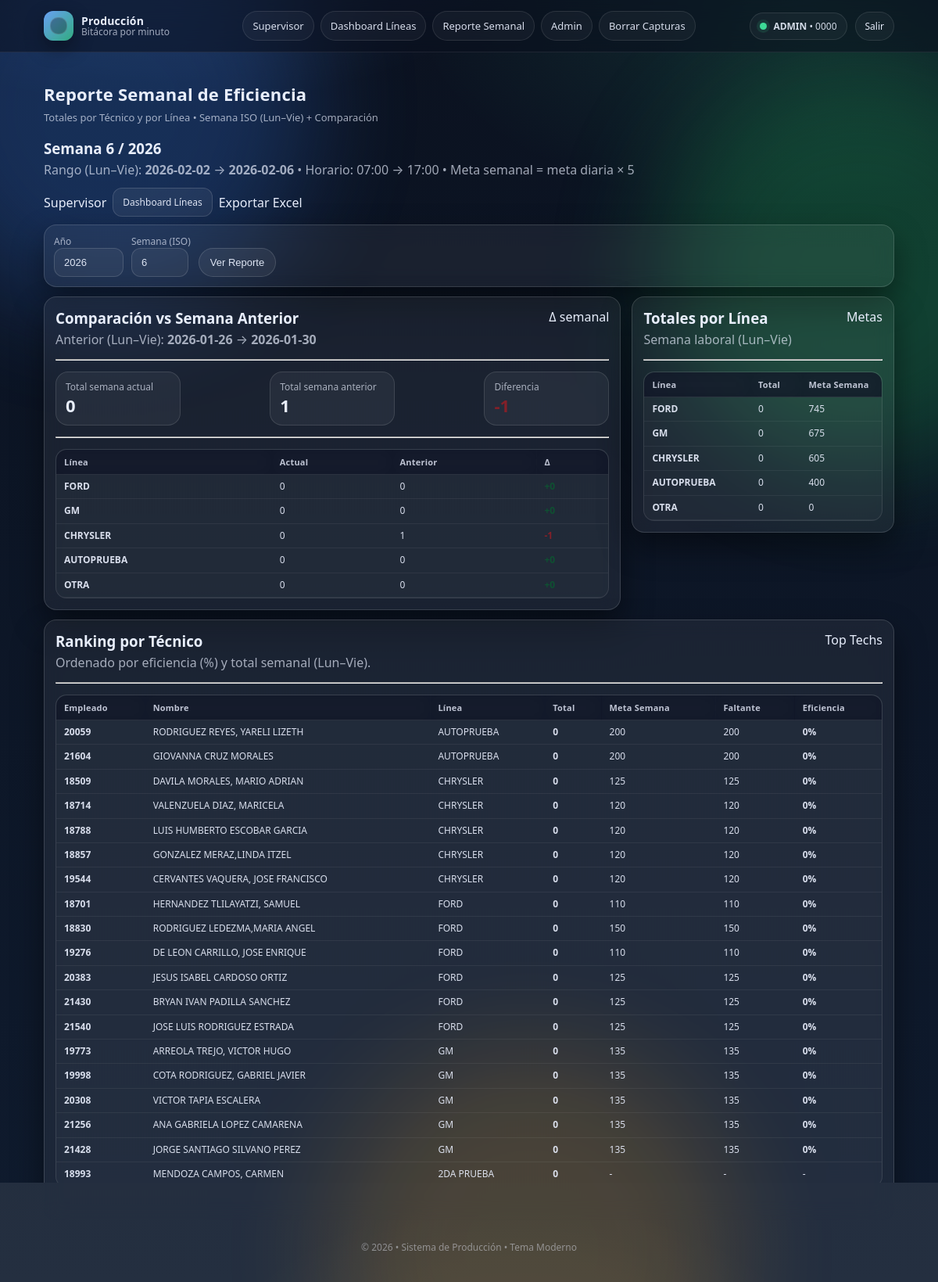
The page /weekly_report (signed in) on the database its author committed.
### tables this page shows
CREATE TABLE users (
            id INTEGER PRIMARY KEY AUTOINCREMENT,
            employee_no TEXT UNIQUE NOT NULL,
            name TEXT NOT NULL,
            role TEXT NOT NULL CHECK(role IN ('technician','supervisor','admin')),
            pin_hash TEXT NOT NULL,
            is_active INTEGER NOT NULL DEFAULT 1,
            created_at TEXT NOT NULL
        , line TEXT NOT NULL DEFAULT '');

CREATE TABLE app_settings (
            key TEXT PRIMARY KEY,
            value TEXT NOT NULL
        );

CREATE TABLE line_goals (
            line TEXT PRIMARY KEY,
            daily_goal INTEGER NOT NULL,
            updated_at TEXT NOT NULL
        );

### HxH version de resplado del servidor/app.py (the view)
    @app.route("/weekly_report", methods=["GET"])
    def weekly_report():
        user = require_login_role("supervisor", "admin")
        if not user:
            return redirect(url_for("login"))
        schedule = get_capture_window()
        start_str, end_str = schedule.start_str, schedule.end_str
        year, week, week_start, week_end = parse_year_week_request()
        workdays_per_week = 5
        techs = get_active_techs()
        totals_emp_map = get_week_totals_emp_map(week_start, week_end, start_str, end_str)  # GOOD+FIX
        tech_goal_map = get_tech_goals_map()
        totals_line_map = get_week_totals_line_map(week_start, week_end, start_str, end_str)  # GOOD+FIX
        line_goal_map = get_line_goals_map()
        tech_rows = []
        for t in techs:
            emp = t["employee_no"]
            name = t["name"]
            line = (t["line"] or "SIN ASIGNAR").upper()
            total = totals_emp_map.get(emp, 0)
            daily_goal = tech_goal_map.get(emp)
            weekly_goal = None if daily_goal is None else daily_goal * workdays_per_week
            remaining = None if weekly_goal is None else max(0, weekly_goal - total)
            eff = None
            if weekly_goal is not None and weekly_goal > 0:
                eff = round((total * 100) / weekly_goal)
            tech_rows.append({
                "employee_no": emp,
                "name": name,
                "line": line,
                "total": total,
                "weekly_goal": weekly_goal,
                "remaining": remaining,
                "eff": eff,
            })
        line_rows = []
        for ln in LINES:
            ln2 = (ln or "").upper()
            total = totals_line_map.get(ln2, 0)
            daily_goal = line_goal_map.get(ln2)
            weekly_goal = None if daily_goal is None else daily_goal * workdays_per_week
            remaining = None if weekly_goal is None else max(0, weekly_goal - total)
            eff = None
            if weekly_goal is not None and weekly_goal > 0:
                eff = round((total * 100) / weekly_goal)
            line_rows.append({
                "line": ln2,
                "total": total,
                "weekly_goal": weekly_goal,
                "remaining": remaining,
                "eff": eff
            })
        tech_rows.sort(key=lambda x: (x["eff"] if x["eff"] is not None else -1, x["total"]), reverse=True)
        prev_start = week_start - timedelta(days=7)
        prev_end = prev_start + timedelta(days=4)  # Lunes–Viernes
        prev_emp_map = get_week_totals_emp_map(prev_start, prev_end, start_str, end_str)
        prev_line_map = get_week_totals_line_map(prev_start, prev_end, start_str, end_str)
        current_total_all = sum([r["total"] for r in tech_rows])
        prev_total_all = sum(prev_emp_map.values())
        delta_total_all = current_total_all - prev_total_all
        compare_lines = []
        for ln in LINES:
            ln2 = (ln or "").upper()
            curr = totals_line_map.get(ln2, 0)
            prevv = prev_line_map.get(ln2, 0)
            compare_lines.append({
                "line": ln2,
                "current": curr,
                "previous": prevv,
                "delta": curr - prevv
            })
        compare_lines.sort(key=lambda x: x["current"], reverse=True)
        return render_template(
            "weekly_report.html",
            user=user,
            year=year,
            week=week,
            week_start=week_start,
            week_end=week_end,
            schedule_start=start_str,
            schedule_end=end_str,
            workdays_per_week=workdays_per_week,
            tech_rows=tech_rows,
            line_rows=line_rows,
            prev_start=prev_start,
            prev_end=prev_end,
            prev_total_all=prev_total_all,
            current_total_all=current_total_all,
            delta_total_all=delta_total_all,
            compare_lines=compare_lines,
        )

### HxH version de resplado del servidor/app.py (called while the page is built)
def db_connect() -> sqlite3.Connection:
    conn = sqlite3.connect(DB_FILE)
    conn.row_factory = sqlite3.Row
    return conn

def get_setting(key: str, default: str) -> str:
    with db() as conn:
        cur = conn.cursor()
        cur.execute("SELECT value FROM app_settings WHERE key = ?", (key,))
        row = cur.fetchone()
        return row["value"] if row else default

def parse_time_hhmm(t: str) -> Optional[Tuple[int, int]]:
    try:
        t = (t or "").strip()
        hh, mm = t.split(":")
        h = int(hh)
        m = int(mm)
        if 0 <= h <= 23 and 0 <= m <= 59:
            return h, m
    except Exception:
        return None
    return None

def get_capture_window() -> CaptureWindow:
    start_str = get_setting("start_time", DEFAULT_START_TIME)
    end_str = get_setting("end_time", DEFAULT_END_TIME)
    grace_str = get_setting("grace_minutes", str(DEFAULT_GRACE_MINUTES))
    st = parse_time_hhmm(start_str) or parse_time_hhmm(DEFAULT_START_TIME)
    et = parse_time_hhmm(end_str) or parse_time_hhmm(DEFAULT_END_TIME)
    grace = parse_nonneg_int(grace_str)
    if grace is None:
        grace = DEFAULT_GRACE_MINUTES
    grace = min(300, grace)
    return CaptureWindow(
        start_str=start_str,
        end_str=end_str,
        grace_minutes=grace,
        start_h=st[0],
        start_m=st[1],
        end_h=et[0],
        end_m=et[1],
    )

def get_user_by_employee(employee_no: str):
    with db() as conn:
        cur = conn.cursor()
        cur.execute("SELECT * FROM users WHERE employee_no = ?", (employee_no,))
        return cur.fetchone()

def current_user():
    emp = session.get("employee_no")
    if not emp:
        return None
    return get_user_by_employee(emp)

def require_login_role(*roles):
    user = current_user()
    if not user or user["is_active"] != 1:
        return None
    if roles and user["role"] not in roles:
        flash("No tienes permisos para esa sección.", "err")
        return None
    return user

def parse_nonneg_int(x) -> Optional[int]:
    try:
        s = str(x).strip()
        if s == "":
            return None
        v = int(s)
        return v if v >= 0 else None
    except Exception:
        return None

def get_active_techs():
    with db() as conn:
        cur = conn.cursor()
        cur.execute("""
            SELECT employee_no, name, line
            FROM users
            WHERE role='technician' AND is_active=1
            ORDER BY UPPER(line), employee_no
        """)
        return cur.fetchall()

### HxH version de resplado del servidor/templates/weekly_report.html (shortened to what this page needs)
{% extends "base.html" %}
{% set title = "Reporte Semanal de Eficiencia" %}
{% set subtitle = "Totales por Técnico y por Línea • Semana ISO (Lun–Vie) + Comparación" %}
{% block content %}
<div class="row" style="justify-content:space-between; align-items:flex-end; margin-bottom:10px;">
  <div>
    <h3 style="margin:0;">Semana {{ week }} / {{ year }}</h3>
    <div class="muted" style="margin-top:4px;">
      Rango (Lun–Vie): <b>{{ week_start }}</b> → <b>{{ week_end }}</b>
      • Horario: {{ schedule_start }} → {{ schedule_end }}
      • Meta semanal = meta diaria × {{ workdays_per_week }}
    </div>
  </div>
  <div class="row" style="gap:8px;">
    <a class="linkbtn" href="{{ url_for('supervisor') }}">Supervisor</a>
    <a class="linkbtn btn2" href="{{ url_for('line_dashboard') }}">Dashboard Líneas</a>
    <a class="linkbtn" href="{{ url_for('export_weekly_excel', year=year, week=week) }}">Exportar Excel</a>
  </div>
</div>
<div class="card" style="padding:12px; margin-bottom:12px;">
  <form method="GET" class="row" style="gap:10px; align-items:flex-end;">
    <div>
      <label class="muted" style="display:block; font-size:12px;">Año</label>
      <input type="number" name="year" value="{{ year }}" min="2020" max="2100">
    </div>
    <div>
      <label class="muted" style="display:block; font-size:12px;">Semana (ISO)</label>
      <input type="number" name="week" value="{{ week }}" min="1" max="53">
    </div>
    <div>
      <button class="btn" type="submit">Ver Reporte</button>
    </div>
  </form>
</div>
<div class="grid2">
  <div class="card" style="padding:14px;">
    <div style="display:flex; justify-content:space-between; align-items:flex-start; gap:10px;">
      <div>
        <h3 style="margin:0;">Comparación vs Semana Anterior</h3>
        <div class="muted" style="margin-top:4px;">
          Anterior (Lun–Vie): <b>{{ prev_start }}</b> → <b>{{ prev_end }}</b>
        </div>
      </div>
      <span class="badge">Δ semanal</span>
    </div>
    <hr class="hr">
    <div class="row" style="justify-content:space-between; gap:14px;">
      <div class="chip">
        <div class="muted" style="font-size:12px;">Total semana actual</div>
        <div style="font-size:22px; font-weight:900;">{{ current_total_all }}</div>
      </div>
      <div class="chip">
        <div class="muted" style="font-size:12px;">Total semana anterior</div>
        <div style="font-size:22px; font-weight:900;">{{ prev_total_all }}</div>
      </div>
      <div class="chip">
        <div class="muted" style="font-size:12px;">Diferencia</div>
        <div style="font-size:22px; font-weight:900;">
          {% if delta_total_all >= 0 %}
            <span style="color:#0f5132;">+{{ delta_total_all }}</span>
          {% else %}
            <span style="color:#842029;">{{ delta_total_all }}</span>
          {% endif %}
        </div>
      </div>
    </div>
    <hr class="hr">
    <div class="tablewrap">
      <table class="table compact">
        <thead>
          <tr>
            <th>Línea</th>
            <th>Actual</th>
            <th>Anterior</th>
            <th>Δ</th>
          </tr>
        </thead>
        <tbody>
          {% for r in compare_lines %}
            <tr>
              <td><b>{{ r.line }}</b></td>
              <td>{{ r.current }}</td>
              <td>{{ r.previous }}</td>
              <td>
                {% if r.delta >= 0 %}
                  <b style="color:#0f5132;">+{{ r.delta }}</b>
                {% else %}
                  <b style="color:#842029;">{{ r.delta }}</b>
                {% endif %}
              </td>
            </tr>
          {% endfor %}
        </tbody>
      </table>
    </div>
  </div>
  <div class="card" style="padding:14px;">
    <div style="display:flex; justify-content:space-between; align-items:flex-start; gap:10px;">
      <div>
        <h3 style="margin:0;">Totales por Línea</h3>
        <div class="muted" style="margin-top:4px;">Semana laboral (Lun–Vie)</div>
      </div>
      <span class="badge">Metas</span>
    </div>
    <hr class="hr">
    <div class="tablewrap">
      <table class="table compact">
        <thead>
          <tr>
            <th>Línea</th>
            <th>Total</th>
            <th>Meta Semana</th>
          </tr>
        </thead>
        <tbody>
          {% for r in line_rows %}
            <tr>
              <td><b>{{ r.line }}</b></td>
              <td>{{ r.total }}</td>
              <td>{{ r.weekly_goal if r.weekly_goal is not none else "-" }}</td>
            </tr>
          {% endfor %}
        </tbody>
      </table>
    </div>
  </div>
</div>
<div class="card" style="padding:14px; margin-top:12px;">
  <div style="display:flex; justify-content:space-between; align-items:flex-start; gap:10px;">
    <div>
      <h3 style="margin:0;">Ranking por Técnico</h3>
      <div class="muted" style="margin-top:4px;">Ordenado por eficiencia (%) y total semanal (Lun–Vie).</div>
    </div>
    <span class="badge">Top Techs</span>
  </div>
  <hr class="hr">
  <div class="tablewrap">
    <table class="table compact">
      <thead>
        <tr>
          <th>Empleado</th>
          <th>Nombre</th>
          <th>Línea</th>
          <th>Total</th>
          <th>Meta Semana</th>
          <th>Faltante</th>
          <th>Eficiencia</th>
        </tr>
      </thead>
      <tbody>
        {% for r in tech_rows %}
          <tr>
            <td><b>{{ r.employee_no }}</b></td>
            <td>{{ r.name }}</td>
            <td>{{ r.line }}</td>
            <td><b>{{ r.total }}</b></td>
            <td>{{ r.weekly_goal if r.weekly_goal is not none else "-" }}</td>
            <td>{{ r.remaining if r.remaining is not none else "-" }}</td>
            <td>
              {% if r.eff is not none %}
                {% if r.eff >= 100 %}
                  <b style="color:#0f5132;">{{ r.eff }}%</b>
                {% else %}
                  <b>{{ r.eff }}%</b>
                {% endif %}
              {% else %}
                -
              {% endif %}
            </td>
          </tr>
        {% endfor %}
      </tbody>
    </table>
  </div>
  <div class="muted small" style="margin-top:10px;">
    Nota: Este reporte considera únicamente capturas de <b>Lunes a Viernes</b> (semana laboral).
  </div>
</div>
{% endblock %}

### HxH version de resplado del servidor/templates/base.html (shortened to what this page needs)
<!DOCTYPE html>
<html lang="es">
<head>
</head>
<body>
  <div class="bg-orb orb1"></div>
  <div class="bg-orb orb2"></div>
  <div class="bg-orb orb3"></div>
  <div class="topbar">
    <div class="topbar-inner">
      <div class="brand">
        <div class="logo"></div>
        <div class="brand-title">
          <b>Producción</b>
          <span>Bitácora por minuto</span>
        </div>
      </div>
      <div class="nav">
        {% if user %}
          {% if user["role"] == "technician" %}
            <a href="{{ url_for('technician') }}">Técnico</a>
          {% elif user["role"] in ("supervisor","admin") %}
            <a href="{{ url_for('supervisor') }}">Supervisor</a>
            <a href="{{ url_for('line_dashboard') }}">Dashboard Líneas</a>
            <a href="{{ url_for('weekly_report') }}">Reporte Semanal</a>
          {% endif %}
          {% if user["role"] == "admin" %}
            <a href="{{ url_for('admin') }}">Admin</a>
            <a href="{{ url_for('admin_logs') }}">Borrar Capturas</a>
          {% endif %}
        {% endif %}
      </div>
      <div class="userbox">
        {% if user %}
          <div class="pill">
            <span class="dot"></span>
            <span><b>{{ user["name"] }}</b> • {{ user["employee_no"] }}</span>
          </div>
          <a class="logout" href="{{ url_for('logout') }}">Salir</a>
        {% else %}
          <div class="pill">
            <span class="dot" style="background: var(--warn); box-shadow: 0 0 0 4px rgba(255,204,102,.12);"></span>
            <span>Sesión no iniciada</span>
          </div>
        {% endif %}
      </div>
    </div>
  </div>
  <div class="container">
    <div class="pagehead">
      <div>
        <h1>{{ title if title else "" }}</h1>
        {% if subtitle %}
          <div class="subtitle">{{ subtitle }}</div>
        {% endif %}
      </div>
    </div>
    {% block content %}{% endblock %}
    <div class="footer">
      © {{ now().year }} • Sistema de Producción • Tema Moderno
    </div>
  </div>
</body>
</html>

### rows shown on the page
users: name "ADMIN", employee_no "0000"
app_settings: value "07:00"
app_settings: value "17:00"
line_goals: line "OTRA", current "0", previous "0", total "0", daily_goal "0"
users: employee_no "20059", name "RODRIGUEZ REYES, YARELI LIZETH", line "AUTOPRUEBA", total "0", weekly_goal "200", remaining "200", eff "0"
users: employee_no "21604", name "GIOVANNA CRUZ MORALES", line "AUTOPRUEBA", total "0", weekly_goal "200", remaining "200", eff "0"
users: employee_no "18509", name "DAVILA MORALES, MARIO ADRIAN", line "CHRYSLER", total "0", weekly_goal "125", remaining "125", eff "0"
users: employee_no "18714", name "VALENZUELA DIAZ, MARICELA", line "CHRYSLER", total "0", weekly_goal "120", remaining "120", eff "0"
users: employee_no "18788", name "LUIS HUMBERTO ESCOBAR GARCIA", line "CHRYSLER", total "0", weekly_goal "120", remaining "120", eff "0"
users: employee_no "18857", name "GONZALEZ MERAZ,LINDA ITZEL", line "CHRYSLER", total "0", weekly_goal "120", remaining "120", eff "0"
users: employee_no "19544", name "CERVANTES VAQUERA, JOSE FRANCISCO", line "CHRYSLER", total "0", weekly_goal "120", remaining "120", eff "0"
users: employee_no "18701", name "HERNANDEZ TLILAYATZI, SAMUEL", line "FORD", total "0", weekly_goal "110", remaining "110", eff "0"
users: employee_no "18830", name "RODRIGUEZ LEDEZMA,MARIA ANGEL", line "FORD", total "0", weekly_goal "150", remaining "150", eff "0"
users: employee_no "19276", name "DE LEON CARRILLO, JOSE ENRIQUE", line "FORD", total "0", weekly_goal "110", remaining "110", eff "0"
users: employee_no "20383", name "JESUS ISABEL CARDOSO ORTIZ", line "FORD", total "0", weekly_goal "125", remaining "125", eff "0"
users: employee_no "21430", name "BRYAN IVAN PADILLA SANCHEZ", line "FORD", total "0", weekly_goal "125", remaining "125", eff "0"
users: employee_no "21540", name "JOSE LUIS RODRIGUEZ ESTRADA", line "FORD", total "0", weekly_goal "125", remaining "125", eff "0"
users: employee_no "19773", name "ARREOLA TREJO, VICTOR HUGO", line "GM", total "0", weekly_goal "135", remaining "135", eff "0"
users: employee_no "19998", name "COTA RODRIGUEZ, GABRIEL JAVIER", line "GM", total "0", weekly_goal "135", remaining "135", eff "0"
users: employee_no "20308", name "VICTOR TAPIA ESCALERA", line "GM", total "0", weekly_goal "135", remaining "135", eff "0"
users: employee_no "21256", name "ANA GABRIELA LOPEZ CAMARENA", line "GM", total "0", weekly_goal "135", remaining "135", eff "0"
users: employee_no "21428", name "JORGE SANTIAGO SILVANO PEREZ", line "GM", total "0", weekly_goal "135", remaining "135", eff "0"
users: employee_no "18993", name "MENDOZA CAMPOS, CARMEN", line "2DA PRUEBA", total "0", weekly_goal "-", remaining "-"

### other values the page prints
{{ title if title else "" }} "Reporte Semanal de Eficiencia"
{{ subtitle }} "Totales por Técnico y por Línea • Semana ISO (Lun–Vie) + Comparación"
{{ week }} "6"
{{ year }} "2026"
{{ week_start }} "2026-02-02"
{{ week_end }} "2026-02-06"
{{ workdays_per_week }} "5"
{{ prev_start }} "2026-01-26"
{{ prev_end }} "2026-01-30"
{{ current_total_all }} "0"
{{ prev_total_all }} "1"
{{ r.line }} "FORD" "GM" "CHRYSLER" "AUTOPRUEBA"
{{ r.current }} "0" "0" "0" "0"
{{ r.previous }} "0" "0" "1" "0"
{{ r.delta }} "-1"
